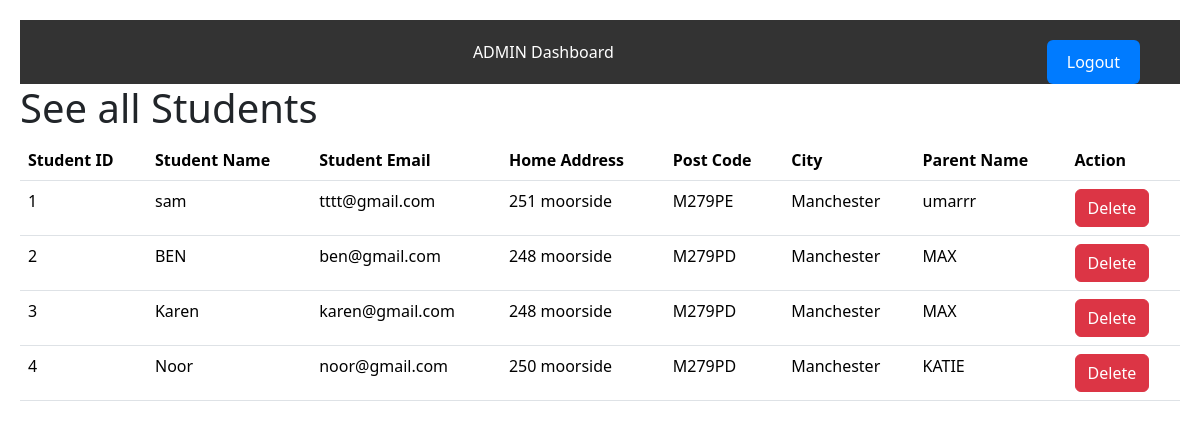
Page /php/seestudent.php on the committed database.
### tables this page shows
CREATE TABLE `Students` (
  `StudentID` int UNSIGNED NOT NULL,
  `StudentName` varchar(50) NOT NULL,
  `ParentID` int UNSIGNED DEFAULT NULL,
  `StudentEmailAddress` varchar(50) NOT NULL,
  `StudentHomeAddress` varchar(100) NOT NULL,
  `StudentCity` varchar(50) NOT NULL,
  `StudentPostCode` varchar(20) NOT NULL
);

CREATE TABLE `Parents` (
  `ParentID` int UNSIGNED NOT NULL,
  `ParentName` varchar(50) NOT NULL,
  `ParentPhoneNumber` varchar(12) NOT NULL,
  `ParentEmailAddress` varchar(100) NOT NULL,
  `Address` varchar(100) NOT NULL,
  `Gender` varchar(10) NOT NULL
);

### php/seestudent.php (the view, shortened to what this page needs)
<!DOCTYPE html>
<html lang="en">
<head>
<link rel="stylesheet" type="text/css" href="css/admin.css">
<link rel="stylesheet" type="text/css" href="css/student.css">
<link href="https://cdn.jsdelivr.net/npm/bootstrap@5.3.3/dist/css/bootstrap.min.css" rel="stylesheet">
</head>
<body>
<header class="header">
<a href="#" id="toggle-nav">ADMIN Dashboard</a>
<div class="logout">
<a href="logout.php" class="btn btn-primary">Logout</a>
</div>
</header>
<h1>See all Students</h1>
<table class="table">
<thead>
<tr>
<th>Student ID</th>
<th>Student Name</th>
<th>Student Email</th>
<th>Home Address</th>
<th>Post Code</th>
<th>City</th>
<th>Parent Name</th>
<th>Action</th>
</tr>
</thead>
<tbody>
<?php
$link = mysqli_connect("localhost", "root", "password", "RISHTON");
$sql = "SELECT
            s.StudentID,
            s.StudentName,
            s.StudentEmailAddress,
            s.StudentHomeAddress,
            s.StudentPostCode,
            s.StudentCity,
            p.ParentName
        FROM Students s
        JOIN Parents p ON s.ParentID = p.ParentID";
$result = mysqli_query($link, $sql);
if (mysqli_num_rows($result) > 0) {
    while ($row = mysqli_fetch_assoc($result)) {
        echo "
<tr>
<td>{$row['StudentID']}</td>
<td>{$row['StudentName']}</td>
<td>{$row['StudentEmailAddress']}</td>
<td>{$row['StudentHomeAddress']}</td>
<td>{$row['StudentPostCode']}</td>
<td>{$row['StudentCity']}</td>
<td>{$row['ParentName']}</td>
<td><button onclick='deleteStudent({$row['StudentID']})' class='btn btn-danger btn-delete'>Delete</button></td>
</tr>";
    }
} else {
    echo "<tr><td colspan='8'>No students found</td></tr>";
}
?>
</tbody>
</table>
</body>
</html>

### php/css/admin.css (style rules this page uses)
* { margin: 0; padding: 0; box-sizing: border-box; }
body { font-family: Arial, sans-serif; background-color: #f0f0f0; }
.header { background-color: #333; color: #fff; padding: 20px; text-align: center; }
.header a { color: #fff; text-decoration: none; }
.logout { float: right; margin-right: 20px; }
.logout a { background-color: #007bff; color: #fff; border: none; padding: 10px 20px; font-size: 16px; cursor: pointer; }

### php/css/student.css (style rules this page uses)
table { width: 100%; border-collapse: collapse; margin-bottom: 20px; }
th, td { padding: 10px; text-align: left; border: 1px solid #ddd; }
th { background-color: #f0f0f0; font-weight: bold; }
.btn-delete { padding: 5px 10px; background-color: #dc3545; color: white; border: none; cursor: pointer; text-decoration: none; border-radius: 4px; }
body { font-family: Arial, sans-serif; line-height: 1.6; background-color: #f9f9f9; padding: 20px; color: #333; }

### rows in the picture
students: StudentID "1", StudentName "sam", StudentEmailAddress "tttt@gmail.com", StudentHomeAddress "251 moorside", StudentPostCode "M279PE", StudentCity "Manchester", ParentID.ParentName "umarrr"
students: StudentID "2", StudentName "BEN", StudentEmailAddress "ben@gmail.com", StudentHomeAddress "248 moorside", StudentPostCode "M279PD", StudentCity "Manchester", ParentID.ParentName "MAX"
students: StudentID "3", StudentName "Karen", StudentEmailAddress "karen@gmail.com", StudentHomeAddress "248 moorside", StudentPostCode "M279PD", StudentCity "Manchester", ParentID.ParentName "MAX"
students: StudentID "4", StudentName "Noor", StudentEmailAddress "noor@gmail.com", StudentHomeAddress "250 moorside", StudentPostCode "M279PD", StudentCity "Manchester", ParentID.ParentName "KATIE"
